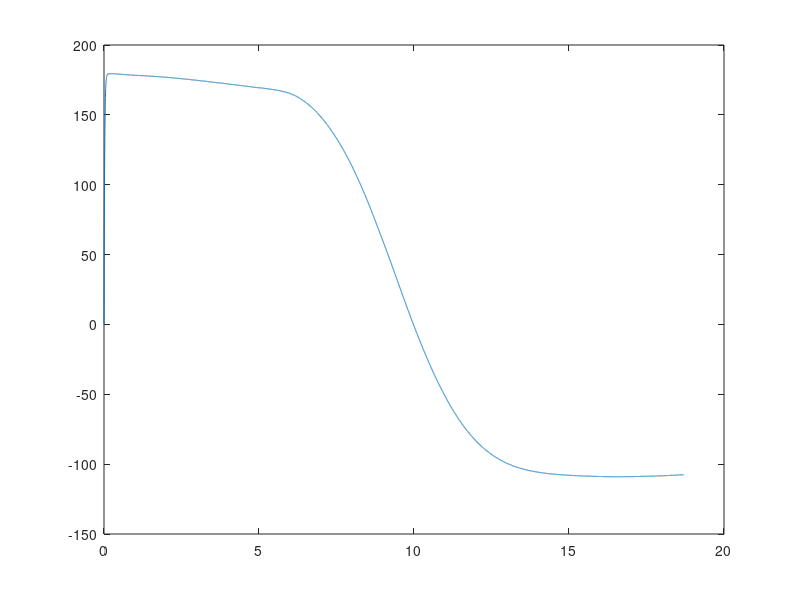

Source code (MATLAB):
clc;

load('travel.mat');
plot(ans(1, :), ans(2, :) - (ans(2,200) - 180) * ans(2, :) ./ ans(2, :));
plot(ans(1, :), ans(2, :));